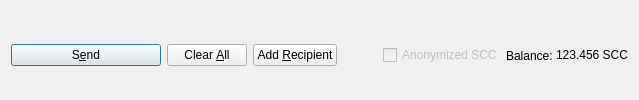
         <widget class="QFrame" name="frame_Send">
          <layout class="QHBoxLayout" name="horizontalLayout">
           <property name="bottomMargin">
            <number>0</number>
           </property>
           <item>
            <widget class="QPushButton" name="sendButton">
             <property name="minimumSize">
              <size>
               <width>150</width>
               <height>0</height>
              </size>
             </property>
             <property name="toolTip">
              <string>Confirm the send action</string>
             </property>
             <property name="text">
              <string>S&amp;end</string>
             </property>
             <property name="icon">
              <iconset resource="../stakecube.qrc">
               <normaloff>:/icons/send</normaloff>:/icons/send</iconset>
             </property>
             <property name="autoDefault">
              <bool>false</bool>
             </property>
             <property name="default">
              <bool>true</bool>
             </property>
            </widget>
           </item>
           <item>
            <widget class="QPushButton" name="clearButton">
             <property name="sizePolicy">
              <sizepolicy hsizetype="Minimum" vsizetype="Fixed">
               <horstretch>0</horstretch>
               <verstretch>0</verstretch>
              </sizepolicy>
             </property>
             <property name="toolTip">
              <string>Clear all fields of the form.</string>
             </property>
             <property name="text">
              <string>Clear &amp;All</string>
             </property>
             <property name="icon">
              <iconset resource="../stakecube.qrc">
               <normaloff>:/icons/remove</normaloff>:/icons/remove</iconset>
             </property>
             <property name="autoDefault">
              <bool>false</bool>
             </property>
            </widget>
           </item>
           <item>
            <widget class="QPushButton" name="addButton">
             <property name="toolTip">
              <string>Send to multiple recipients at once</string>
             </property>
             <property name="text">
              <string>Add &amp;Recipient</string>
             </property>
             <property name="icon">
              <iconset resource="../stakecube.qrc">
               <normaloff>:/icons/add</normaloff>:/icons/add</iconset>
             </property>
             <property name="autoDefault">
              <bool>false</bool>
             </property>
            </widget>
           </item>
           <item>
            <spacer name="horizontalSpacer">
             <property name="orientation">
              <enum>Qt::Horizontal</enum>
             </property>
             <property name="sizeHint" stdset="0">
              <size>
               <width>40</width>
               <height>20</height>
              </size>
             </property>
            </spacer>
           </item>
           <item>
            <layout class="QHBoxLayout" name="horizontalLayout_2">
             <property name="spacing">
              <number>3</number>
             </property>
             <item>
              <widget class="QCheckBox" name="checkzSCC">
               <property name="enabled">
                <bool>false</bool>
               </property>
               <property name="text">
                <string>Anonymized SCC</string>
               </property>
              </widget>
             </item>
             <item>
              <widget class="QLabel" name="label">
               <property name="text">
                <string>Balance:</string>
               </property>
              </widget>
             </item>
             <item>
              <widget class="QLabel" name="labelBalance">
               <property name="sizePolicy">
                <sizepolicy hsizetype="Preferred" vsizetype="Fixed">
                 <horstretch>0</horstretch>
                 <verstretch>0</verstretch>
                </sizepolicy>
               </property>
               <property name="cursor">
                <cursorShape>IBeamCursor</cursorShape>
               </property>
               <property name="text">
                <string notr="true">123.456 SCC</string>
               </property>
               <property name="textInteractionFlags">
                <set>Qt::LinksAccessibleByMouse|Qt::TextSelectableByKeyboard|Qt::TextSelectableByMouse</set>
               </property>
              </widget>
             </item>
            </layout>
           </item>
          </layout>
         </widget>
